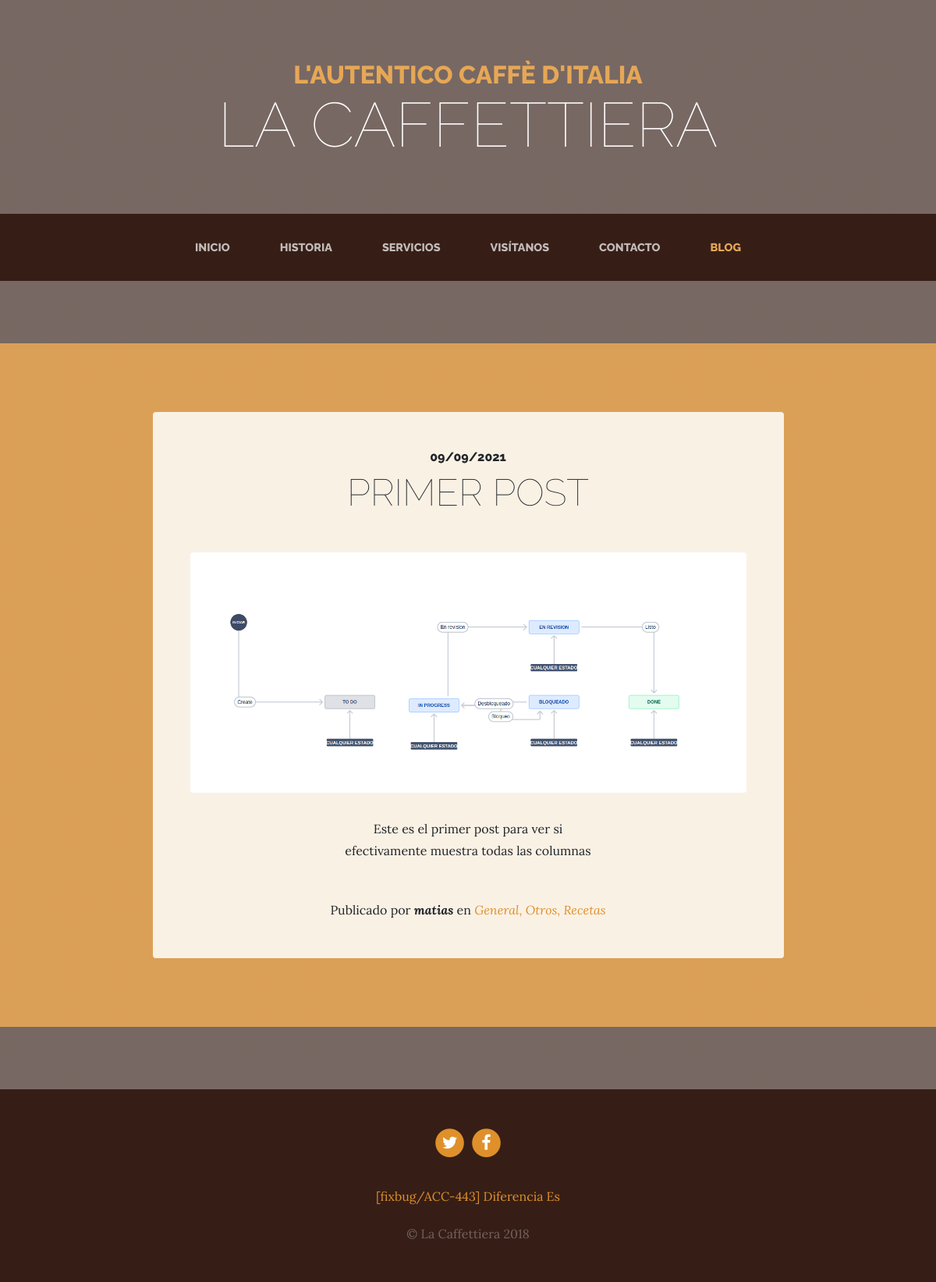
Screenshot of /blog/ with the database file from the repository.
### blog/models.py (models this page shows, shortened)
class Post (models.Model):
    title = models.CharField(max_length=200, verbose_name="Titulo", null=False, blank=False)
    content = models.TextField(blank=False, verbose_name="Contenido", null=False)
    published = models.DateTimeField(verbose_name="Fecha de publicacion", default=now)
    image = models.ImageField(upload_to='posts', null=True, blank=True)
    author = models.ForeignKey(User, verbose_name="Autor",on_delete=models.CASCADE) #USER
    categories = models.ManyToManyField(Category, verbose_name="Categoria", related_name= "get_posts")  #ES EL NOMBRE PARA HACE LA BUSQUEDA INVERSA EN JINJA,
    created = models.TimeField(auto_now_add=True)
    updated = models.TimeField(auto_now=True)
    class Meta:
        verbose_name = "Post"
        verbose_name_plural = "Posts"
        ordering = ['-created']

class Category(models.Model):
    name = models.CharField(max_length=50, verbose_name="Categoria", null=False, blank=False)
    created = models.TimeField(auto_now_add=True)
    updated = models.TimeField(auto_now=True)
    class Meta:
        verbose_name = "Categoria"
        verbose_name_plural = "Categorias"
        ordering = ['name']

### pages/models.py (models this page shows, shortened)
class Pages (models.Model):
    title = models.CharField(verbose_name= "Nombre", max_length=30)
    content = RichTextField(verbose_name="Contenido", null=True, blank=True)
    created = models.TimeField(auto_now_add=True)
    updated = models.TimeField(auto_now=True)
    class Meta:
        verbose_name = "Pagina"
        verbose_name_plural = "Paginas"
        ordering = ("title",)

### blog/views.py (the view)
# urls.py: path('', views.blog, name="blog"),
def blog(request):
    posts = Post.objects.all()
    return render(request, "blog/blog.html",{"posts":posts})

### pages/templatetags/pages_extras.py (called while the page is built)
@register.simple_tag
def get_page_list():
    pages = Pages.objects.all()
    return pages

### social/processors.py (called while the page is built)
def ctx_dict(request):
    ctx = {}
    links = Social.objects.all()
    for link in links:
        ctx[link.key] = link.url
    return ctx

### blog/templates/blog/blog.html (shortened to what this page needs)
{% extends 'core/base.html' %}
{% load static %}
{% block content %}
{% for post in posts %}
<section class="page-section cta">
  <div class="container">
    <div class="row">
      <div class="col-xl-9 mx-auto">
        <div class="cta-innerv text-center rounded">
          <h2 class="section-heading mb-5">
            <span class="section-heading-upper">{{post.published |date:"SHORT_DATE_FORMAT"}}</span>
            <span class="section-heading-lower">{{post.title }}</span>
          </h2>
          <p class="mb-0">
            <img class="mx-auto d-flex rounded img-fluid mb-3 mb-lg-0" src="{{post.image.url}}" alt="">
          </p>
          <p class="mb-0 mbt">
            {{post.content | linebreaks}}
          </p>
          <p class="mb-0 mbt">
            <span class="section-heading-under">Publicado por <em><b>{{post.author}}</b></em> en
              <em>
                {%for categoria in post.categories.all %}
                  <a href="{% url 'category' categoria.id %}" class="link">{{categoria.name}}{%if not forloop.last %},{%endif%} </a>
                {%endfor%}
              </em>
            </span>
          </p>
        </div>
      </div>
    </div>
  </div>
</section>
{% endfor %}
{% endblock %}

### core/templates/core/base.html (shortened to what this page needs)
<!DOCTYPE html>
<html lang="es">
  <head>
    {% load static %}
    <link href="{% static 'core/vendor/bootstrap/css/bootstrap.min.css' %}" rel="stylesheet">
    <link href="{% static 'core/vendor/font-awesome/css/font-awesome.min.css' %}" rel="stylesheet" type="text/css">
    <link href="{% static 'core/css/business-casual.css' %}" rel="stylesheet">
  </head>
  <body>
    <h1 class="site-heading text-center text-white d-none d-lg-block">
      <span class="site-heading-upper text-primary mb-3">L'autentico caffè d'italia</span>
      <span class="site-heading-lower">La Caffettiera</span>
    </h1>
    <nav class="navbar navbar-expand-lg navbar-dark py-lg-4" id="mainNav">
      <div class="container">
        <div class="collapse navbar-collapse" id="navbarResponsive">
          <ul class="navbar-nav mx-auto">
            <li class="nav-item {%if request.path == '/'%} active {%endif%} px-lg-4">
              <a class="nav-link text-uppercase text-expanded" href="{% url 'home' %}">Inicio</a>
            </li>
            <li class="nav-item {%if request.path == '/about/'%} active {%endif%} px-lg-4">
              <a class="nav-link text-uppercase text-expanded" href="{% url 'about' %}">Historia</a>
            </li>
            <li class="nav-item {%if request.path == '/services/'%} active {%endif%} px-lg-4">
              <a class="nav-link text-uppercase text-expanded" href="{% url 'services' %}">Servicios</a>
            </li>
            <li class="nav-item {%if request.path == '/store/'%} active {%endif%} px-lg-4">
              <a class="nav-link text-uppercase text-expanded" href="{% url 'store' %}">Visítanos</a>
            </li>
            <li class="nav-item {%if request.path == '/contact/'%} active {%endif%} px-lg-4">
              <a class="nav-link text-uppercase text-expanded" href="{% url 'contact' %}">Contacto</a>
            </li>
            <li class="nav-item {%if request.path|slice:":6" == '/blog/'%} active {%endif%} px-lg-4">
              <a class="nav-link text-uppercase text-expanded" href="{% url 'blog' %}">Blog</a>
            </li>
          </ul>
        </div>
      </div>
    </nav>
    {% block content %} {% endblock %}
    <footer class="footer text-faded text-center py-5">
      <div class="container">
        <p class="m-0">
            {%if LINK_TWITTER %}
	        <a href="{{LINK_TWITTER}}" class="link">
	          <span class="fa-stack fa-lg">
	            <i class="fa fa-circle fa-stack-2x"></i>
	            <i class="fa fa-twitter fa-stack-1x fa-inverse"></i>
	          </span>
	        </a>
            {%endif%}
	        {%if LINK_FACEBOOK %}
	        <a href="{{LINK_FACEBOOK}}" class="link">
	          <span class="fa-stack fa-lg">
	            <i class="fa fa-circle fa-stack-2x"></i>
	            <i class="fa fa-facebook fa-stack-1x fa-inverse"></i>
	          </span>
	        </a>
            {%endif%}
	    </p>
        <p class="m-0 mbt">
          {%load pages_extras %}
          {% get_page_list as page_list %}
          {% for page in page_list %}
        	  <a href="{% url 'page' page.id %}" class="link">{{page.title}}</a>{% if not forloop.last %}·{%endif%}
          {%endfor%}
		    </p>
        <p class="m-0 mbt1">&copy; La Caffettiera 2018</p>
      </div>
	</footer>
  </body>
</html>

### core/static/core/css/business-casual.css (style rules this page uses)
body { font-family: 'Lora'; background: linear-gradient(rgba(47, 23, 15, 0.65), rgba(47, 23, 15, 0.65)), url("../img/bg.jpg"); background-attachment: fixed; background-position: center; background-size: cover; }
h1, h2, h3, h4, h5, h6 { font-family: 'Raleway'; }
p { line-height: 1.75; }
.text-faded { color: rgba(255, 255, 255, 0.3); }
.site-heading { margin-top: 5rem; margin-bottom: 5rem; text-transform: uppercase; line-height: 1; font-family: 'Raleway'; }
.site-heading .site-heading-upper { display: block; font-size: 2rem; font-weight: 800; }
.site-heading .site-heading-lower { font-size: 5rem; font-weight: 100; line-height: 4rem; }
.page-section { margin-top: 5rem; margin-bottom: 5rem; }
.section-heading { text-transform: uppercase; }
.section-heading .section-heading-upper { display: block; font-size: 1rem; font-weight: 800; padding-bottom:.5rem; }
.section-heading .section-heading-lower { display: block; font-size: 3rem; font-weight: 100; }
#mainNav { background-color: rgba(47, 23, 15, 0.9); font-family: 'Raleway'; }
#mainNav .navbar-nav .nav-item .nav-link { color: rgba(255, 255, 255, 0.7); font-weight: 800; }
#mainNav .navbar-nav .nav-item.active .nav-link { color: #e6a756; }
@media (min-width: 992px) { #mainNav .navbar-nav .nav-item .nav-link { font-size: 0.9rem; } }
.cta { padding-top: 5rem; padding-bottom: 5rem; background-color: rgba(230, 167, 86, 0.9); }
.cta .cta-innerv { position: relative; padding: 3rem; margin: 0.5rem; background-color: rgba(255, 255, 255, 0.85); }
.footer { background-color: rgba(47, 23, 15, 0.9); }
.text-primary { color: #e6a756 !important; }
.mbt { padding-top: 2rem; }
.mbt1 { padding-top: 1.25rem; }
a.link { color: #df902a; }

### rows the page displays
Post: published "09/09/2021", title "PRIMER POST", image (picture), content "Este es el primer post para ver si efectivamente muestra todas las columnas", author "matias"
Category: name "General"
Category: name "Otros"
Category: name "Recetas"
Pages: title "[fixbug/ACC-443] Diferencia Es"
